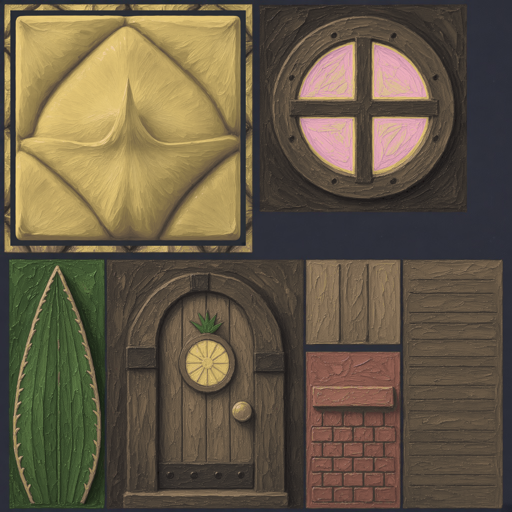
#> input picture oil/boluo1_BaseColor.png, 512 x 512 px, given in place of ShiTou_OilTile.png, which was not available
$ python bake_oil_atlas.py
#> lines starting #> are read from the running program, lines starting #| are printed output that depends on the picture
"""Pack CustomSRP albedo crops into public/oil/atlas.png (512, 4x4 cells).

Row 0 (top): sand, grass, rock, bark
Row 1: leaf, wood/planks, roof/wall-oil, flower
Row 2: masonry, (spare), (spare), (spare)
Sand is the rock tile's brush, retinted to the shoreline color — CustomSRP has no sand albedo.
"""
from pathlib import Path
from PIL import Image, ImageOps

ROOT = Path(__file__).resolve().parents[2] / 'BoluoProjectNew' / 'CustomSRP' / 'Assets' / 'GameMain' / 'Environment' / 'Textures'
OUT = Path(__file__).resolve().parents[1] / 'public' / 'oil' / 'atlas.png'
CELL = 128

def crop(path: Path, mode: str) -> Image.Image:
#> called with mode = 'RGB'
    im = Image.open(path).convert(mode)
    w, h = im.size
#> w = 512; h = 512
    side = min(w, h)
#> side = 512
    left = (w - side) // 2
#> left = 0
    top = (h - side) // 2
#> top = 0
    return im.crop((left, top, left + side, top + side)).resize((CELL, CELL), Image.Resampling.LANCZOS)
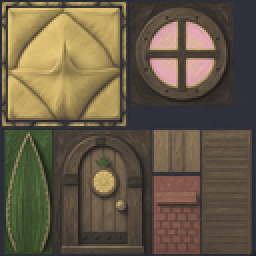
#> returned value: PIL image 128x128 RGB (shown 2 times larger); mean R, G, B 102.4, 90.4, 69.7

def sand_from_rock(rock: Image.Image) -> Image.Image:
    gray = ImageOps.grayscale(rock)
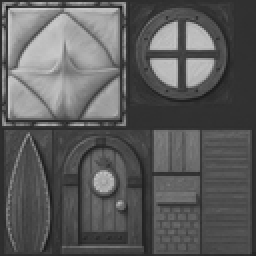
#> gray: PIL image 128x128 L (shown 2 times larger); min 25, max 204, mean 91.6
    r = gray.point(lambda p: min(255, int(p * 1.18 + 18)))
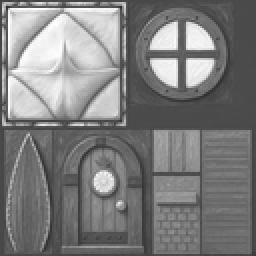
#> r: PIL image 128x128 L (shown 2 times larger); min 47, max 255, mean 125.6
    g = gray.point(lambda p: min(255, int(p * 0.98 + 8)))
    b = gray.point(lambda p: min(255, int(p * 0.62)))
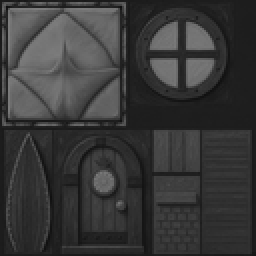
#> b: PIL image 128x128 L (shown 2 times larger); min 15, max 126, mean 56.3
    return Image.merge('RGBA', (r, g, b, Image.new('L', gray.size, 255)))
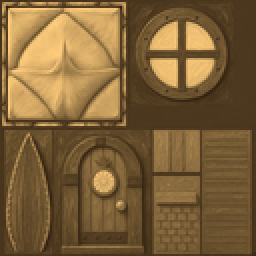
#> returned value: PIL image 128x128 RGBA (shown 2 times larger); mean R, G, B, A 125.6, 97.3, 56.3, 255

def main() -> None:
    rock = crop(ROOT / 'ShiTou_OilTile.png', 'RGB')
    tiles = {
        (0, 0): sand_from_rock(rock),
        (1, 0): crop(ROOT / 'T_Mountain_MossOilTile.png', 'RGB').convert('RGBA'),
        (2, 0): rock.convert('RGBA'),
        (3, 0): crop(ROOT / 'BarkOil' / 'PalmTrunk_Oil.png', 'RGB').convert('RGBA'),
        (0, 1): crop(ROOT / 'T_OakTree_Leaf_01_A.png', 'RGBA'),
        # Planks carry thicker brush ridges than Wood_1; Wall oil stands in for roof tiles.
        (1, 1): crop(ROOT / 'SuntailOilPaint' / 'Planks_Albedo_OilPaint.png', 'RGB').convert('RGBA'),
        (2, 1): crop(ROOT / 'SuntailOilPaint' / 'Wall_Albedo_OilPaint.png', 'RGB').convert('RGBA'),
        (3, 1): crop(ROOT / 'SuntailOilPaint' / 'Flower_OilPaint.png', 'RGBA'),
        (0, 2): crop(ROOT / 'SuntailOilPaint' / 'Masonry_1_Albedo_OilPaint.png', 'RGB').convert('RGBA'),
    }
#> call 2 of crop, with mode = 'RGB'
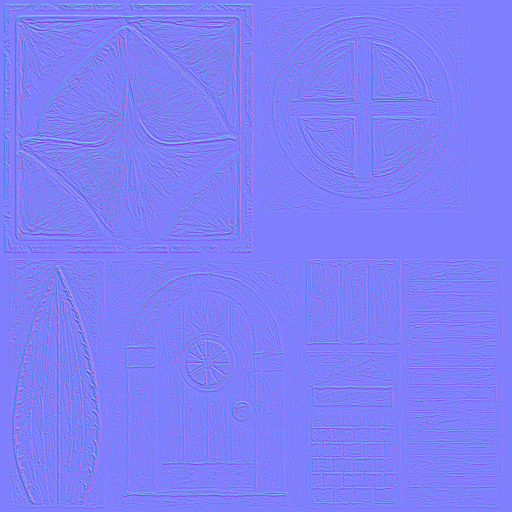
#> input picture oil/boluo1_Normal.png, 512 x 512 px, given in place of T_Mountain_MossOilTile.png, which was not available
#> in crop, im is the input picture: PIL image 512x512 RGB; mean R, G, B 126.9, 127.2, 248.8
#> in crop (call 2), `return im.crop((left, top, left + side, top + side)).resize((CELL, CEL..`:
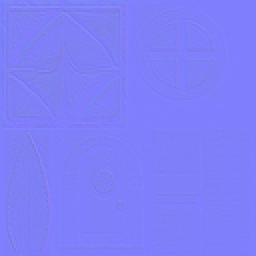
#> returned value: PIL image 128x128 RGB (shown 2 times larger); mean R, G, B 126.9, 127.2, 248.8
    atlas = Image.new('RGBA', (512, 512), (0, 0, 0, 0))
    for (col, row), tile in tiles.items():
        if tile.mode != 'RGBA':
            tile = tile.convert('RGBA')
        atlas.paste(tile, (col * CELL, row * CELL))
    OUT.parent.mkdir(parents=True, exist_ok=True)
    # 96-color octree keeps the leaf alpha and stays inside the main-package budget.
    atlas.quantize(colors=96, method=Image.Quantize.FASTOCTREE).save(OUT, optimize=True)
    leaf = tiles[(0, 1)].getchannel('A')
    hist = leaf.histogram()
    opaque = sum(hist[128:]) / (CELL * CELL)
    print(f'{OUT} {OUT.stat().st_size} bytes, leaf opaque {opaque:.2f}')

if __name__ == '__main__':
#> (the run stopped early here; a loop or call above may not have finished)
